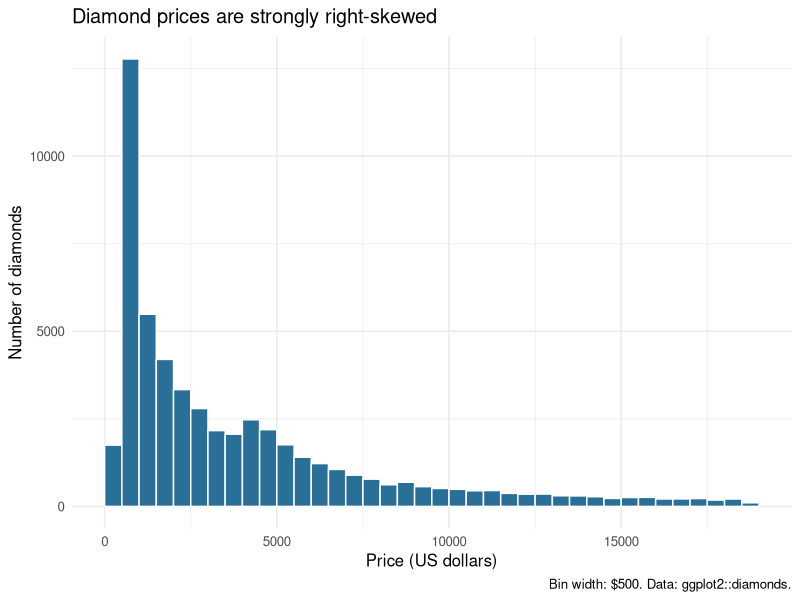
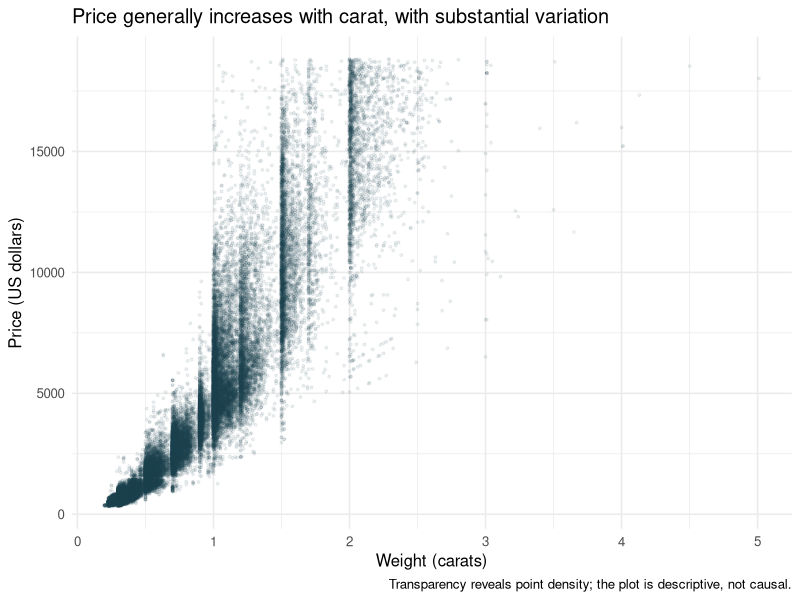
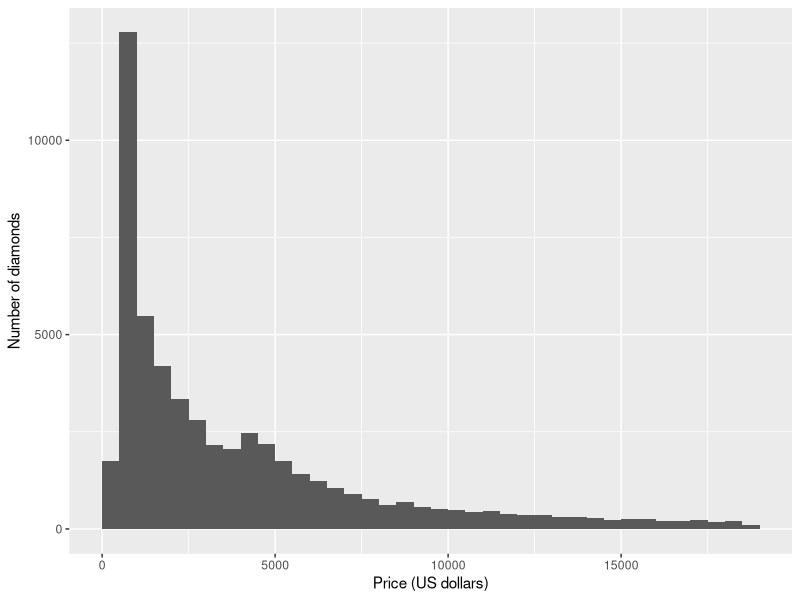
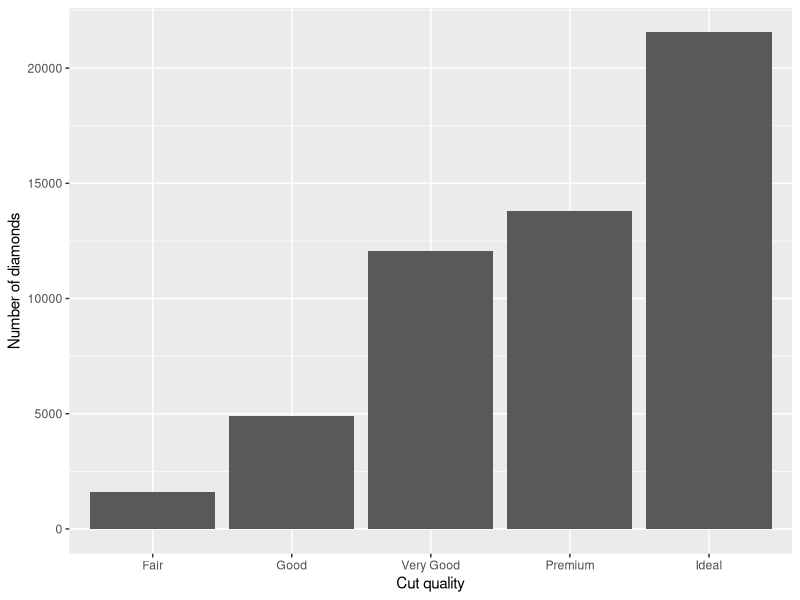
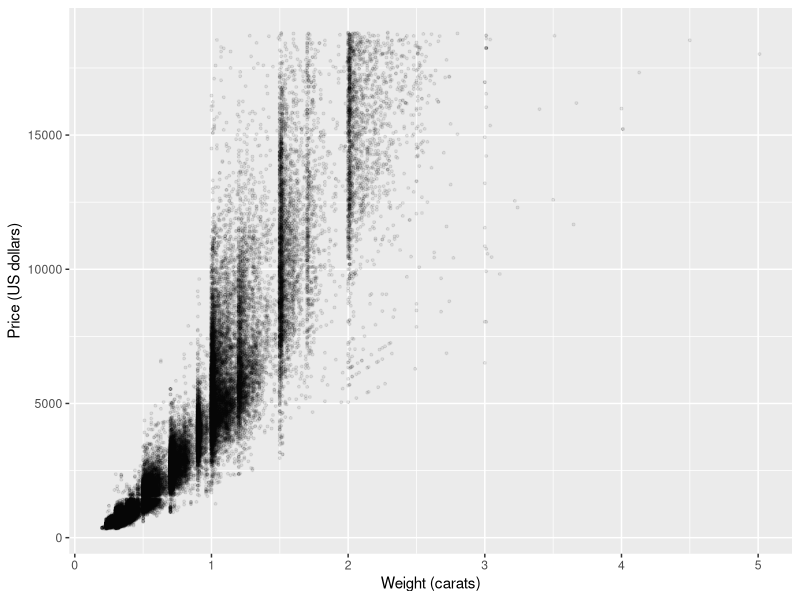
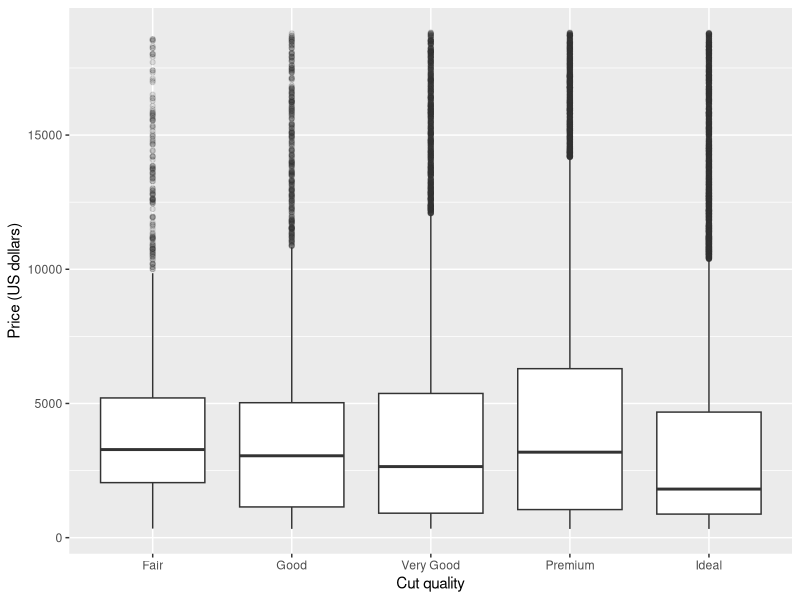
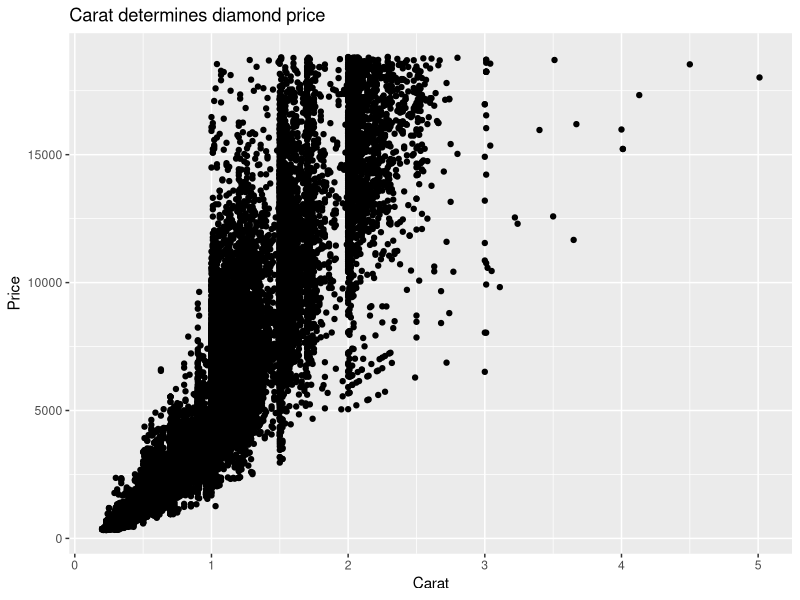

Recreate these plots in R, in order.
## ---- chunk 1
#| label: w08-setup
required_paths <- c("week08-eda-cycle.R", "week08-plot-checks.R")
## ---- chunk 2
#| label: w08-author-paths
#| include: false
required_paths <- ifelse(startsWith(required_paths, "data/"), required_paths,
                         file.path("downloads", required_paths))
## ---- chunk 3
#| label: w08-setup-check
#| output: false
missing_paths <- required_paths[!file.exists(required_paths)]
if (length(missing_paths) == 0) {
  cat("Setup OK\n")
} else {
  cat("Missing from the current folder:\n", paste(missing_paths, collapse = "\n"), "\n", sep = "")
}
## ---- chunk 4
#| label: w08-reference-1
# MATH 346 - possible worked solution
# Compare only after attempting the starter; other correct implementations are possible.

# MATH 346 - Week 8
# A checked exploratory data analysis cycle using ggplot2::diamonds

library(dplyr)
library(ggplot2)

diamonds_raw <- diamonds |> as_tibble()

diamonds_eda <- diamonds_raw |>
  mutate(
    dimension_issue = x <= 0 | y <= 0 | z <= 0
  )

structure_audit <- data.frame(
  quantity = c(
    "rows",
    "original variables",
    "missing values",
    "rows with a nonpositive dimension"
  ),
  value = c(
    nrow(diamonds_eda),
    ncol(diamonds_raw),
    sum(is.na(diamonds_raw)),
    sum(diamonds_eda$dimension_issue)
  )
)

price_summary <- diamonds_eda |>
  summarize(
    n = n(),
    minimum_usd = min(price),
    first_quartile_usd = quantile(price, 0.25),
    median_usd = median(price),
    mean_usd = mean(price),
    third_quartile_usd = quantile(price, 0.75),
    maximum_usd = max(price)
  )

cut_summary <- diamonds_eda |>
  count(cut, name = "n_diamonds") |>
  mutate(proportion = n_diamonds / sum(n_diamonds))

price_by_cut <- diamonds_eda |>
  group_by(cut) |>
  summarize(
    n_diamonds = n(),
    median_carat = median(carat),
    median_price_usd = median(price),
    .groups = "drop"
  )

dimension_issues <- diamonds_eda |>
  filter(dimension_issue) |>
  select(carat, price, cut, x, y, z)

print(structure_audit)
print(price_summary)
print(cut_summary)
print(price_by_cut)
print(dimension_issues)

price_histogram <- ggplot(diamonds_eda, aes(x = price)) +
  geom_histogram(binwidth = 500, boundary = 0, color = "white", fill = "#2A6F97") +
  labs(
    title = "Diamond prices are strongly right-skewed",
    x = "Price (US dollars)",
    y = "Number of diamonds",
    caption = "Bin width: $500. Data: ggplot2::diamonds."
  ) +
  theme_minimal(base_size = 12)

carat_price_plot <- ggplot(diamonds_eda, aes(x = carat, y = price)) +
  geom_point(alpha = 0.08, size = 0.7, color = "#264653") +
  labs(
    title = "Price generally increases with carat, with substantial variation",
    x = "Weight (carats)",
    y = "Price (US dollars)",
    caption = "Transparency reveals point density; the plot is descriptive, not causal."
  ) +
  theme_minimal(base_size = 12)

histogram_data <- ggplot_build(price_histogram)$data[[1]]
scatter_data <- ggplot_build(carat_price_plot)$data[[1]]

stopifnot(
  nrow(diamonds_eda) == 53940,
  ncol(diamonds_raw) == 10,
  ncol(diamonds_eda) == 11,
  sum(is.na(diamonds_eda)) == 0,
  sum(diamonds_eda$dimension_issue) == 20,
  nrow(cut_summary) == 5,
  sum(cut_summary$n_diamonds) == nrow(diamonds_eda),
  abs(sum(cut_summary$proportion) - 1) < 1e-12,
  nrow(price_by_cut) == 5,
  sum(price_by_cut$n_diamonds) == nrow(diamonds_eda),
  sum(histogram_data$count) == nrow(diamonds_eda),
  nrow(scatter_data) == nrow(diamonds_eda)
)

print(price_histogram)
print(carat_price_plot)
cat("Rows with nonpositive dimensions:", nrow(dimension_issues), "\n")
cat("All Week 8 EDA checks passed.\n")
## ---- chunk 5
#| label: w08-reference-2
# MATH 346 - possible worked solution
# Compare only after attempting the starter; other correct implementations are possible.

# MATH 346 - Week 8
# Distribution and covariation plots with executable data checks

library(dplyr)
library(ggplot2)

diamonds_eda <- diamonds |> as_tibble()

price_histogram <- ggplot(diamonds_eda, aes(x = price)) +
  geom_histogram(binwidth = 500, boundary = 0) +
  labs(x = "Price (US dollars)", y = "Number of diamonds")

cut_bar_plot <- ggplot(diamonds_eda, aes(x = cut)) +
  geom_bar() +
  labs(x = "Cut quality", y = "Number of diamonds")

carat_price_plot <- ggplot(diamonds_eda, aes(x = carat, y = price)) +
  geom_point(alpha = 0.08, size = 0.7) +
  labs(x = "Weight (carats)", y = "Price (US dollars)")

price_by_cut_plot <- ggplot(diamonds_eda, aes(x = cut, y = price)) +
  geom_boxplot(outlier.alpha = 0.15) +
  labs(x = "Cut quality", y = "Price (US dollars)")

histogram_data <- ggplot_build(price_histogram)$data[[1]]
bar_data <- ggplot_build(cut_bar_plot)$data[[1]]
scatter_data <- ggplot_build(carat_price_plot)$data[[1]]
boxplot_data <- ggplot_build(price_by_cut_plot)$data[[1]]

stopifnot(
  sum(histogram_data$count) == nrow(diamonds_eda),
  sum(bar_data$count) == nrow(diamonds_eda),
  nrow(bar_data) == nlevels(diamonds_eda$cut),
  nrow(scatter_data) == nrow(diamonds_eda),
  nrow(boxplot_data) == nlevels(diamonds_eda$cut),
  identical(carat_price_plot$labels$x, "Weight (carats)"),
  identical(carat_price_plot$labels$y, "Price (US dollars)")
)

print(price_histogram)
print(cut_bar_plot)
print(carat_price_plot)
print(price_by_cut_plot)

cat("Histogram observations counted:", sum(histogram_data$count), "\n")
cat("Scatterplot observations checked:", nrow(scatter_data), "\n")
cat("All Week 8 plot checks passed.\n")
## ---- chunk 6
#| label: w08-reference-ai
# MATH 346 - Week 8
# AI interpretation critique starter
#
# The plot runs, but its design and the generated interpretation need review.

library(ggplot2)

generated_plot <- ggplot(diamonds, aes(x = carat, y = price)) +
  geom_point() +
  labs(
    title = "Carat determines diamond price",
    x = "Carat",
    y = "Price"
  )

print(generated_plot)

generated_interpretation <- paste(
  "The plot proves that increasing carat causes price to rise by a fixed amount.",
  "All diamonds follow the same pattern, so cut, color, and clarity do not matter.",
  "There are no unusual observations or data-quality concerns."
)

cat(generated_interpretation, "\n")

plot_data <- ggplot_build(generated_plot)$data[[1]]
stopifnot(nrow(plot_data) == nrow(diamonds))

# Review questions:
# 1. Does a scatterplot establish causation or a fixed rate of change?
# 2. What variation remains among diamonds with similar carat values?
# 3. How does overplotting hide density in the generated figure?
# 4. Which additional variables might refine the question?
# 5. Do zero recorded dimensions or extreme measurements require inspection?
# 6. Which claims should be rewritten as observations, questions, or doubts?
